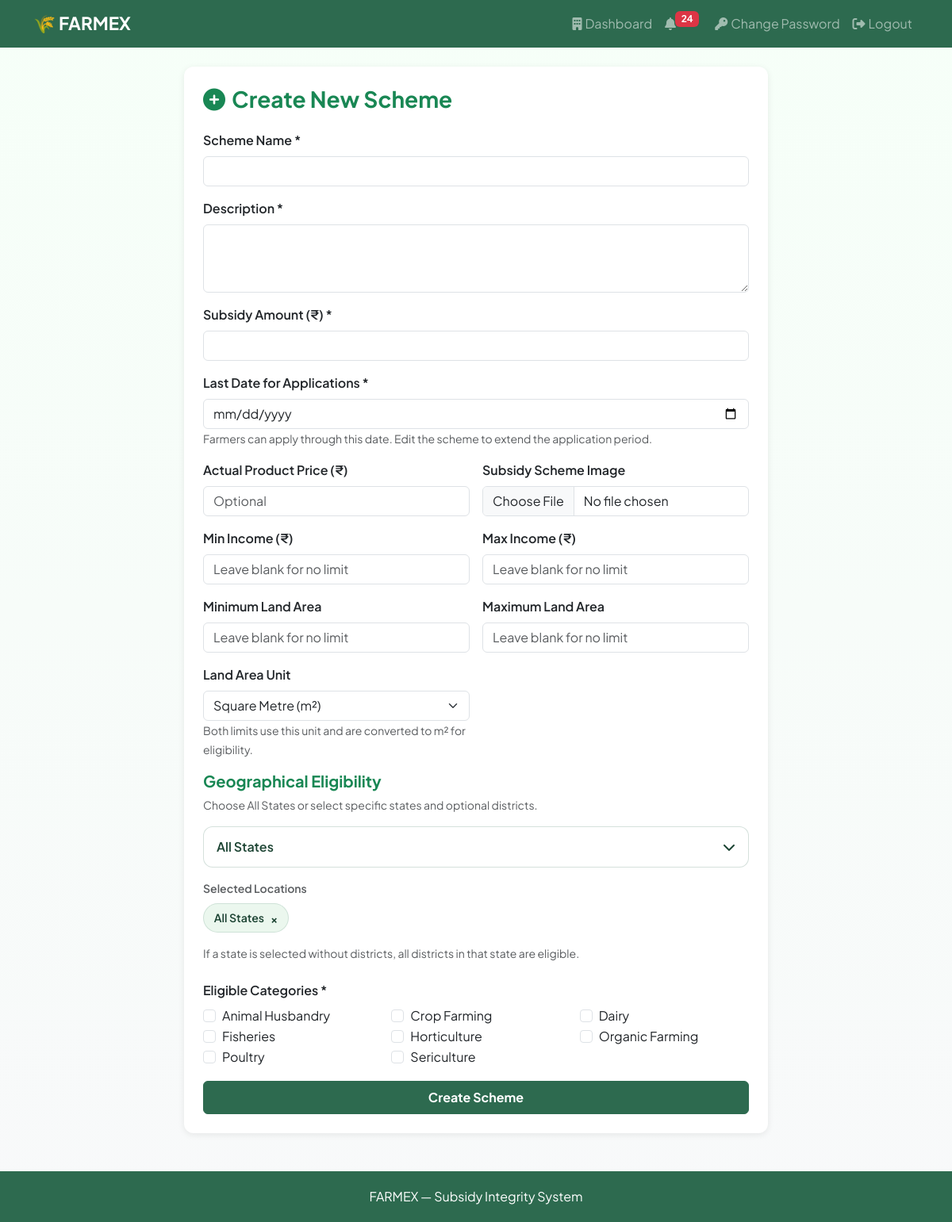
Page /company/create-scheme/ (signed in) on the committed database.
### accounts/models.py (models this page shows, shortened)
class Category(models.Model):
    name = models.CharField(max_length=50, unique=True)
    class Meta:
        verbose_name_plural = "Categories"

### accounts/views.py (the view, shortened to what this page needs)
# urls.py: path('company/create-scheme/', views.create_scheme, name='create_scheme'),
@login_required
@user_passes_test(is_company)
def create_scheme(request):
    if not request.user.company.is_approved:
        messages.error(request, 'Your company is not approved yet')
        return redirect('company_dashboard')
    categories = Category.objects.order_by('name')
    context = {'categories': categories, 'geographical_scope': 'all_states', **location_context()}
    return render(request, 'accounts/create_scheme.html', context)

### accounts/context_processors.py (called while the page is built)
def notification_count(request):
    if request.user.is_authenticated:
        unread_count = Notification.objects.filter(user=request.user, is_read=False).count()
        notifications = Notification.objects.filter(user=request.user)[:10]
        return {
            'unread_notification_count': unread_count,
            'recent_notifications': notifications
        }
    return {
        'unread_notification_count': 0,
        'recent_notifications': []
    }

### accounts/views.py (called while the page is built)
def location_context():
    states = State.objects.all()
    return {
        'states': states,
        'location_data': {
            str(state.id): list(state.districts.values('id', 'name'))
            for state in states
        },
    }

def is_company(user):
    return hasattr(user, 'company')

### accounts/templates/accounts/create_scheme.html (shortened to what this page needs)
{% extends 'accounts/base.html' %}
{% block content %}
<div class="row justify-content-center">
  <div class="col-md-8">
    <div class="card p-4">
      <h3 class="fw-bold mb-4 text-success"><i class="fas fa-plus-circle me-2"></i>{% if editing %}Edit Scheme{% else %}Create New Scheme{% endif %}</h3>
      <form method="post" enctype="multipart/form-data">
        <div class="mb-3">
          <label class="form-label fw-semibold">Scheme Name *</label>
          <input type="text" name="name" class="form-control" value="{{ scheme.name|default:'' }}" required>
        </div>
        <div class="mb-3">
          <label class="form-label fw-semibold">Description *</label>
          <textarea name="description" class="form-control" rows="3" required>{{ scheme.description|default:'' }}</textarea>
        </div>
        <div class="mb-3">
          <label class="form-label fw-semibold">Subsidy Amount (₹) *</label>
          <input type="number" name="subsidy_amount" class="form-control" min="0" step="0.01" value="{{ scheme.subsidy_amount|default:'' }}" required>
        </div>
        <div class="mb-3">
          <label class="form-label fw-semibold" for="application-deadline">Last Date for Applications *</label>
          <input type="date" id="application-deadline" name="application_deadline" class="form-control" min="{% now 'Y-m-d' %}" value="{{ application_deadline_value|default:'' }}" required>
          <small class="form-text text-muted">Farmers can apply through this date. Edit the scheme to extend the application period.</small>
        </div>
        <div class="row g-3 mb-3">
          <div class="col-md-6">
            <label class="form-label fw-semibold">Actual Product Price (₹)</label>
            <input type="number" name="actual_price" class="form-control" min="0" step="0.01" value="{{ scheme.actual_price|default:'' }}" placeholder="Optional">
          </div>
          <div class="col-md-6">
            <label class="form-label fw-semibold">Subsidy Scheme Image</label>
            <input type="file" name="scheme_image" class="form-control" accept="image/*">
          </div>
        </div>
        <div class="row g-3 mb-3">
          <div class="col-md-6">
            <label class="form-label fw-semibold">Min Income (₹)</label>
            <input type="number" name="min_income" class="form-control" min="0" value="{{ scheme.min_income|default:'' }}" placeholder="Leave blank for no limit">
          </div>
          <div class="col-md-6">
            <label class="form-label fw-semibold">Max Income (₹)</label>
            <input type="number" name="max_income" class="form-control" min="0" value="{{ scheme.max_income|default:'' }}" placeholder="Leave blank for no limit">
          </div>
        </div>
        <div class="row g-3 mb-3">
          <div class="col-md-6">
            <label class="form-label fw-semibold">Minimum Land Area</label>
            <input type="number" name="min_land" class="form-control" min="0" step="0.01" value="{{ scheme.min_land|default:'' }}" placeholder="Leave blank for no limit">
          </div>
          <div class="col-md-6">
            <label class="form-label fw-semibold">Maximum Land Area</label>
            <input type="number" name="max_land" class="form-control" min="0" step="0.01" value="{{ scheme.max_land|default:'' }}" placeholder="Leave blank for no limit">
          </div>
          <div class="col-md-6">
            <label class="form-label fw-semibold">Land Area Unit</label>
            <select name="land_area_unit" class="form-select">
              <option value="sqm" {% if not editing or scheme.land_area_unit == 'sqm' %}selected{% endif %}>Square Metre (m²)</option>
            </select>
            <small class="text-muted">Both limits use this unit and are converted to m² for eligibility.</small>
          </div>
        </div>
        <div class="mb-4">
          <h5 class="fw-bold text-success">Geographical Eligibility</h5>
          <p class="text-muted small mb-3">Choose All States or select specific states and optional districts.</p>
          <div class="geo-picker">
            <button type="button" class="geo-trigger" id="geo-trigger" aria-expanded="false">
              <span id="geo-trigger-label">All States</span>
              <i class="fas fa-chevron-down"></i>
            </button>
          </div>
          <div class="selected-tags-wrap mt-3">
            <div class="fw-semibold small text-muted mb-2">Selected Locations</div>
            <div id="selected-location-chips" class="selected-chips"></div>
          </div>
          <small class="text-muted d-block mt-3">If a state is selected without districts, all districts in that state are eligible.</small>
        </div>
        <div class="mb-3">
          <label class="form-label fw-semibold">Eligible Categories *</label>
          <div class="row">
            {% for cat in categories %}
            <div class="col-md-4">
              <div class="form-check">
                <input class="form-check-input" type="checkbox" name="eligible_categories" value="{{ cat.id }}" id="ecat_{{ cat.id }}" {% if cat.id in selected_category_ids %}checked{% endif %}>
                <label class="form-check-label" for="ecat_{{ cat.id }}">{{ cat.name }}</label>
              </div>
            </div>
            {% empty %}
            <p class="text-muted small">No categories available yet. They are auto-created when farmers register.</p>
            {% endfor %}
          </div>
        </div>
        <button type="submit" class="btn btn-primary w-100 py-2 fw-bold">{% if editing %}Save Changes{% else %}Create Scheme{% endif %}</button>
      </form>
    </div>
  </div>
</div>
{% endblock %}

### accounts/templates/accounts/base.html (style rules this page uses)
body { background: linear-gradient(180deg, #f6fff8 0%, #f8f9fa 100%); font-family: 'Plus Jakarta Sans', 'Inter', -apple-system, BlinkMacSystemFont, 'Segoe UI', Roboto, sans-serif; }
.card { border: none; box-shadow: 0 2px 8px rgba(0,0,0,.08); border-radius: 12px; }
.btn-primary { background: #2d6a4f; border-color: #2d6a4f; }

### accounts/templates/accounts/create_scheme.html (style rules this page uses)
.geo-picker { position: relative; }
.geo-trigger { width: 100%; display: flex; justify-content: space-between; align-items: center; background: #fff; border: 1px solid rgba(45, 106, 79, 0.2); border-radius: 12px; padding: 0.8rem 1rem; font-weight: 600; color: #1b4332; }
.selected-chips { display: flex; flex-wrap: wrap; gap: 0.5rem; }

### rows in the picture
Category: name "Animal Husbandry"
Category: name "Crop Farming"
Category: name "Dairy"
Category: name "Fisheries"
Category: name "Horticulture"
Category: name "Organic Farming"
Category: name "Poultry"
Category: name "Sericulture"

### other values in the picture
{{ unread_notification_count }} "24"
